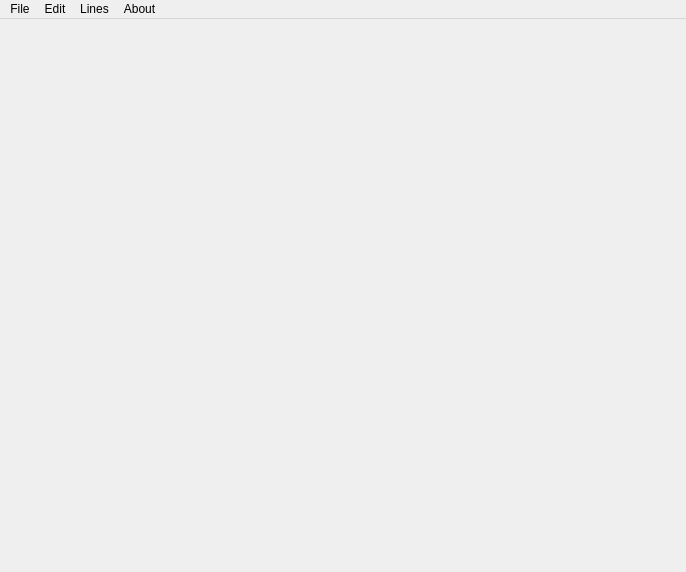
<?xml version="1.0" encoding="UTF-8"?>
<ui version="4.0">
 <author>Nico.</author>
 <class>MainForm</class>
 <widget class="QMainWindow" name="MainForm">
  <property name="geometry">
   <rect>
    <x>0</x>
    <y>0</y>
    <width>686</width>
    <height>572</height>
   </rect>
  </property>
  <property name="sizePolicy">
   <sizepolicy hsizetype="Preferred" vsizetype="Preferred">
    <horstretch>0</horstretch>
    <verstretch>0</verstretch>
   </sizepolicy>
  </property>
  <property name="baseSize">
   <size>
    <width>800</width>
    <height>600</height>
   </size>
  </property>
  <property name="windowTitle">
   <string comment="Manipulate very easily and quickly your S-Record files !"/>
  </property>
  <property name="usesTextLabel" stdset="0">
   <bool>true</bool>
  </property>
  <property name="opaqueMoving" stdset="0">
   <bool>true</bool>
  </property>
  <widget class="QWidget" name="widget"/>
  <widget class="QMenuBar" name="menubar">
   <property name="enabled">
    <bool>true</bool>
   </property>
   <property name="geometry">
    <rect>
     <x>0</x>
     <y>0</y>
     <width>686</width>
     <height>21</height>
    </rect>
   </property>
   <widget class="QMenu" name="fileMenu">
    <property name="title">
     <string>File</string>
    </property>
    <widget class="QMenu" name="menuOpenRecent">
     <property name="title">
      <string>Open Recent</string>
     </property>
    </widget>
    <addaction name="openAction"/>
    <addaction name="menuOpenRecent"/>
    <addaction name="insertAction"/>
    <addaction name="saveAction"/>
    <addaction name="saveasAction"/>
    <addaction name="separator"/>
    <addaction name="quitAction"/>
   </widget>
   <widget class="QMenu" name="editMenu">
    <property name="title">
     <string>Edit</string>
    </property>
    <addaction name="copyAction"/>
    <addaction name="cutAction"/>
    <addaction name="pasteAction"/>
    <addaction name="deleteAction"/>
    <addaction name="separator"/>
    <addaction name="selectallAction"/>
   </widget>
   <widget class="QMenu" name="linesMenu">
    <property name="title">
     <string>Lines</string>
    </property>
    <addaction name="convertToS19Action"/>
    <addaction name="convertToS28Action"/>
    <addaction name="convertToS37Action"/>
    <addaction name="insertRowAction"/>
    <addaction name="deleteRowAction"/>
    <addaction name="editDataAction"/>
    <addaction name="applyOffsetAction"/>
    <addaction name="verifyChecksumAction"/>
    <addaction name="recalculateChecksumAction"/>
    <addaction name="splitRowAction"/>
    <addaction name="mergeRowsAction"/>
    <addaction name="setRowSizeAction"/>
    <addaction name="xorRowAction"/>
    <addaction name="flipBitsAction"/>
   </widget>
   <widget class="QMenu" name="helpMenu">
    <property name="title">
     <string>About</string>
    </property>
    <addaction name="helpAboutAction"/>
   </widget>
   <addaction name="fileMenu"/>
   <addaction name="editMenu"/>
   <addaction name="linesMenu"/>
   <addaction name="helpMenu"/>
  </widget>
  <action name="openAction">
   <property name="text">
    <string>Open</string>
   </property>
   <property name="iconText">
    <string>Open</string>
   </property>
   <property name="shortcut">
    <string>Ctrl+Shift+O</string>
   </property>
   <property name="name" stdset="0">
    <cstring>openAction</cstring>
   </property>
  </action>
  <action name="insertAction">
   <property name="enabled">
    <bool>false</bool>
   </property>
   <property name="text">
    <string>Insert</string>
   </property>
   <property name="iconText">
    <string>Insert</string>
   </property>
   <property name="name" stdset="0">
    <cstring>insertAction</cstring>
   </property>
  </action>
  <action name="saveAction">
   <property name="enabled">
    <bool>false</bool>
   </property>
   <property name="text">
    <string>Save</string>
   </property>
   <property name="iconText">
    <string>Save</string>
   </property>
   <property name="shortcut">
    <string>Ctrl+S</string>
   </property>
   <property name="name" stdset="0">
    <cstring>saveAction</cstring>
   </property>
  </action>
  <action name="saveasAction">
   <property name="enabled">
    <bool>false</bool>
   </property>
   <property name="text">
    <string>Save As</string>
   </property>
   <property name="iconText">
    <string>Save As</string>
   </property>
   <property name="shortcut">
    <string>Ctrl+Shift+S</string>
   </property>
   <property name="name" stdset="0">
    <cstring>saveasAction</cstring>
   </property>
  </action>
  <action name="closeAction">
   <property name="enabled">
    <bool>false</bool>
   </property>
   <property name="text">
    <string>Close</string>
   </property>
   <property name="iconText">
    <string>Close</string>
   </property>
   <property name="shortcut">
    <string>Ctrl+W</string>
   </property>
   <property name="name" stdset="0">
    <cstring>closeAction</cstring>
   </property>
  </action>
  <action name="quitAction">
   <property name="text">
    <string>Quit</string>
   </property>
   <property name="iconText">
    <string>Quit</string>
   </property>
   <property name="shortcut">
    <string>Ctrl+Q</string>
   </property>
   <property name="name" stdset="0">
    <cstring>quitAction</cstring>
   </property>
  </action>
  <action name="copyAction">
   <property name="enabled">
    <bool>false</bool>
   </property>
   <property name="text">
    <string>Copy</string>
   </property>
   <property name="iconText">
    <string>Copy</string>
   </property>
   <property name="shortcut">
    <string>Ctrl+C</string>
   </property>
   <property name="name" stdset="0">
    <cstring>copyAction</cstring>
   </property>
  </action>
  <action name="cutAction">
   <property name="enabled">
    <bool>false</bool>
   </property>
   <property name="text">
    <string>Cut</string>
   </property>
   <property name="iconText">
    <string>Cut</string>
   </property>
   <property name="shortcut">
    <string>Ctrl+X</string>
   </property>
   <property name="name" stdset="0">
    <cstring>cutAction</cstring>
   </property>
  </action>
  <action name="pasteAction">
   <property name="enabled">
    <bool>false</bool>
   </property>
   <property name="text">
    <string>Paste</string>
   </property>
   <property name="iconText">
    <string>Paste</string>
   </property>
   <property name="shortcut">
    <string>Ctrl+V</string>
   </property>
   <property name="name" stdset="0">
    <cstring>pasteAction</cstring>
   </property>
  </action>
  <action name="deleteAction">
   <property name="enabled">
    <bool>false</bool>
   </property>
   <property name="text">
    <string>Delete</string>
   </property>
   <property name="iconText">
    <string>Delete</string>
   </property>
   <property name="name" stdset="0">
    <cstring>deleteAction</cstring>
   </property>
  </action>
  <action name="selectallAction">
   <property name="enabled">
    <bool>false</bool>
   </property>
   <property name="text">
    <string>Select All</string>
   </property>
   <property name="iconText">
    <string>Select All</string>
   </property>
   <property name="shortcut">
    <string>Ctrl+A</string>
   </property>
   <property name="name" stdset="0">
    <cstring>selectallAction</cstring>
   </property>
  </action>
  <action name="convertToAction">
   <property name="enabled">
    <bool>false</bool>
   </property>
   <property name="text">
    <string>Convert to ...</string>
   </property>
   <property name="iconText">
    <string>Convert to ...</string>
   </property>
   <property name="shortcut">
    <string>Ctrl+T</string>
   </property>
   <property name="name" stdset="0">
    <cstring>convertToAction</cstring>
   </property>
  </action>
  <action name="insertRowAction">
   <property name="enabled">
    <bool>false</bool>
   </property>
   <property name="text">
    <string>Insert row</string>
   </property>
   <property name="iconText">
    <string>Insert row</string>
   </property>
   <property name="shortcut">
    <string>Ctrl+I</string>
   </property>
   <property name="name" stdset="0">
    <cstring>insertRowAction</cstring>
   </property>
  </action>
  <action name="deleteRowAction">
   <property name="enabled">
    <bool>false</bool>
   </property>
   <property name="text">
    <string>Delete Row</string>
   </property>
   <property name="iconText">
    <string>Delete Row</string>
   </property>
   <property name="shortcut">
    <string>Del</string>
   </property>
   <property name="name" stdset="0">
    <cstring>deleteRowAction</cstring>
   </property>
  </action>
  <action name="editDataAction">
   <property name="enabled">
    <bool>false</bool>
   </property>
   <property name="text">
    <string>Edit data</string>
   </property>
   <property name="iconText">
    <string>Edit data</string>
   </property>
   <property name="shortcut">
    <string>Ctrl+E</string>
   </property>
   <property name="name" stdset="0">
    <cstring>editDataAction</cstring>
   </property>
  </action>
  <action name="convertToS19Action">
   <property name="enabled">
    <bool>false</bool>
   </property>
   <property name="iconText">
    <string>convert to S19</string>
   </property>
   <property name="toolTip">
    <string>Convert selected lines to format S19</string>
   </property>
   <property name="shortcut">
    <string>Ctrl+1</string>
   </property>
   <property name="name" stdset="0">
    <cstring>convertToS19Action</cstring>
   </property>
  </action>
  <action name="convertToS28Action">
   <property name="enabled">
    <bool>false</bool>
   </property>
   <property name="iconText">
    <string>convert to S28</string>
   </property>
   <property name="toolTip">
    <string>Convert selected lines to format S28</string>
   </property>
   <property name="shortcut">
    <string>Ctrl+Shift+2</string>
   </property>
   <property name="name" stdset="0">
    <cstring>convertToS28Action</cstring>
   </property>
  </action>
  <action name="convertToS37Action">
   <property name="enabled">
    <bool>false</bool>
   </property>
   <property name="iconText">
    <string>convert to S37</string>
   </property>
   <property name="toolTip">
    <string>Convert selected lines to format S37</string>
   </property>
   <property name="shortcut">
    <string>Ctrl+3</string>
   </property>
   <property name="name" stdset="0">
    <cstring>convertToS37Action</cstring>
   </property>
  </action>
  <action name="applyOffsetAction">
   <property name="enabled">
    <bool>false</bool>
   </property>
   <property name="iconText">
    <string>Apply offset on addresses</string>
   </property>
   <property name="toolTip">
    <string>Apply offset on addresses of lines selected</string>
   </property>
   <property name="shortcut">
    <string>Ctrl+O</string>
   </property>
   <property name="name" stdset="0">
    <cstring>applyOffsetAction</cstring>
   </property>
  </action>
  <action name="helpAboutAction">
   <property name="iconText">
    <string>About</string>
   </property>
   <property name="name" stdset="0">
    <cstring>helpAboutAction</cstring>
   </property>
  </action>
  <action name="splitRowAction">
   <property name="checked">
    <bool>false</bool>
   </property>
   <property name="enabled">
    <bool>false</bool>
   </property>
   <property name="iconText">
    <string>Split Row</string>
   </property>
   <property name="shortcut">
    <string>Ctrl+D</string>
   </property>
   <property name="name" stdset="0">
    <cstring>splitRowAction</cstring>
   </property>
  </action>
  <action name="mergeRowsAction">
   <property name="enabled">
    <bool>false</bool>
   </property>
   <property name="iconText">
    <string>Merge Rows</string>
   </property>
   <property name="shortcut">
    <string>Ctrl+M</string>
   </property>
   <property name="name" stdset="0">
    <cstring>mergeRowsAction</cstring>
   </property>
  </action>
  <action name="setRowSizeAction">
   <property name="enabled">
    <bool>false</bool>
   </property>
   <property name="iconText">
    <string>Set Row Size</string>
   </property>
   <property name="shortcut">
    <string>Ctrl+R</string>
   </property>
   <property name="name" stdset="0">
    <cstring>setRowSizeAction</cstring>
   </property>
  </action>
  <action name="action">
   <property name="text">
    <string/>
   </property>
  </action>
  <action name="xorRowAction">
   <property name="enabled">
    <bool>false</bool>
   </property>
   <property name="text">
    <string>XOR Row(s)</string>
   </property>
   <property name="shortcut">
    <string>Ctrl+X</string>
   </property>
   <property name="shortcutContext">
    <enum>Qt::ApplicationShortcut</enum>
   </property>
  </action>
  <action name="flipBitsAction">
   <property name="enabled">
    <bool>false</bool>
   </property>
   <property name="text">
    <string>Flip Bits</string>
   </property>
   <property name="shortcut">
    <string>Ctrl+F</string>
   </property>
   <property name="shortcutContext">
    <enum>Qt::ApplicationShortcut</enum>
   </property>
  </action>
  <action name="recalculateChecksumAction">
   <property name="text">
    <string>Recalculate Checksum</string>
   </property>
   <property name="shortcut">
    <string>Ctrl+Shift+C</string>
   </property>
  </action>
  <action name="verifyChecksumAction">
   <property name="text">
    <string>Verify Checksum</string>
   </property>
   <property name="shortcut">
    <string>Ctrl+Shift+V</string>
   </property>
  </action>
 </widget>
 <layoutdefault spacing="6" margin="11"/>
 <pixmapfunction>qPixmapFromMimeSource</pixmapfunction>
 <resources/>
 <connections>
  <connection>
   <sender>openAction</sender>
   <signal>triggered()</signal>
   <receiver>MainForm</receiver>
   <slot>slotOpen()</slot>
   <hints>
    <hint type="sourcelabel">
     <x>-1</x>
     <y>-1</y>
    </hint>
    <hint type="destinationlabel">
     <x>20</x>
     <y>20</y>
    </hint>
   </hints>
  </connection>
  <connection>
   <sender>insertAction</sender>
   <signal>triggered()</signal>
   <receiver>MainForm</receiver>
   <slot>slotInsert()</slot>
   <hints>
    <hint type="sourcelabel">
     <x>-1</x>
     <y>-1</y>
    </hint>
    <hint type="destinationlabel">
     <x>20</x>
     <y>20</y>
    </hint>
   </hints>
  </connection>
  <connection>
   <sender>saveAction</sender>
   <signal>triggered()</signal>
   <receiver>MainForm</receiver>
   <slot>slotSave()</slot>
   <hints>
    <hint type="sourcelabel">
     <x>-1</x>
     <y>-1</y>
    </hint>
    <hint type="destinationlabel">
     <x>20</x>
     <y>20</y>
    </hint>
   </hints>
  </connection>
  <connection>
   <sender>saveasAction</sender>
   <signal>triggered()</signal>
   <receiver>MainForm</receiver>
   <slot>slotSaveAs()</slot>
   <hints>
    <hint type="sourcelabel">
     <x>-1</x>
     <y>-1</y>
    </hint>
    <hint type="destinationlabel">
     <x>20</x>
     <y>20</y>
    </hint>
   </hints>
  </connection>
  <connection>
   <sender>quitAction</sender>
   <signal>triggered()</signal>
   <receiver>MainForm</receiver>
   <slot>slotQuit()</slot>
   <hints>
    <hint type="sourcelabel">
     <x>-1</x>
     <y>-1</y>
    </hint>
    <hint type="destinationlabel">
     <x>20</x>
     <y>20</y>
    </hint>
   </hints>
  </connection>
  <connection>
   <sender>copyAction</sender>
   <signal>triggered()</signal>
   <receiver>MainForm</receiver>
   <slot>slotCopy()</slot>
   <hints>
    <hint type="sourcelabel">
     <x>-1</x>
     <y>-1</y>
    </hint>
    <hint type="destinationlabel">
     <x>20</x>
     <y>20</y>
    </hint>
   </hints>
  </connection>
  <connection>
   <sender>cutAction</sender>
   <signal>triggered()</signal>
   <receiver>MainForm</receiver>
   <slot>slotCut()</slot>
   <hints>
    <hint type="sourcelabel">
     <x>-1</x>
     <y>-1</y>
    </hint>
    <hint type="destinationlabel">
     <x>20</x>
     <y>20</y>
    </hint>
   </hints>
  </connection>
  <connection>
   <sender>pasteAction</sender>
   <signal>triggered()</signal>
   <receiver>MainForm</receiver>
   <slot>slotPaste()</slot>
   <hints>
    <hint type="sourcelabel">
     <x>-1</x>
     <y>-1</y>
    </hint>
    <hint type="destinationlabel">
     <x>20</x>
     <y>20</y>
    </hint>
   </hints>
  </connection>
  <connection>
   <sender>deleteAction</sender>
   <signal>triggered()</signal>
   <receiver>MainForm</receiver>
   <slot>slotDelete()</slot>
   <hints>
    <hint type="sourcelabel">
     <x>-1</x>
     <y>-1</y>
    </hint>
    <hint type="destinationlabel">
     <x>20</x>
     <y>20</y>
    </hint>
   </hints>
  </connection>
  <connection>
   <sender>selectallAction</sender>
   <signal>triggered()</signal>
   <receiver>MainForm</receiver>
   <slot>slotSelectAll()</slot>
   <hints>
    <hint type="sourcelabel">
     <x>-1</x>
     <y>-1</y>
    </hint>
    <hint type="destinationlabel">
     <x>20</x>
     <y>20</y>
    </hint>
   </hints>
  </connection>
  <connection>
   <sender>deleteRowAction</sender>
   <signal>triggered()</signal>
   <receiver>MainForm</receiver>
   <slot>slotDeleteRow()</slot>
   <hints>
    <hint type="sourcelabel">
     <x>-1</x>
     <y>-1</y>
    </hint>
    <hint type="destinationlabel">
     <x>20</x>
     <y>20</y>
    </hint>
   </hints>
  </connection>
  <connection>
   <sender>editDataAction</sender>
   <signal>triggered()</signal>
   <receiver>MainForm</receiver>
   <slot>slotEditData()</slot>
   <hints>
    <hint type="sourcelabel">
     <x>-1</x>
     <y>-1</y>
    </hint>
    <hint type="destinationlabel">
     <x>20</x>
     <y>20</y>
    </hint>
   </hints>
  </connection>
  <connection>
   <sender>applyOffsetAction</sender>
   <signal>triggered()</signal>
   <receiver>MainForm</receiver>
   <slot>slotApplyOffset()</slot>
   <hints>
    <hint type="sourcelabel">
     <x>-1</x>
     <y>-1</y>
    </hint>
    <hint type="destinationlabel">
     <x>20</x>
     <y>20</y>
    </hint>
   </hints>
  </connection>
  <connection>
   <sender>convertToS19Action</sender>
   <signal>triggered()</signal>
   <receiver>MainForm</receiver>
   <slot>slotConvertToS19()</slot>
   <hints>
    <hint type="sourcelabel">
     <x>-1</x>
     <y>-1</y>
    </hint>
    <hint type="destinationlabel">
     <x>20</x>
     <y>20</y>
    </hint>
   </hints>
  </connection>
  <connection>
   <sender>convertToS28Action</sender>
   <signal>triggered()</signal>
   <receiver>MainForm</receiver>
   <slot>slotConvertToS28()</slot>
   <hints>
    <hint type="sourcelabel">
     <x>-1</x>
     <y>-1</y>
    </hint>
    <hint type="destinationlabel">
     <x>20</x>
     <y>20</y>
    </hint>
   </hints>
  </connection>
  <connection>
   <sender>convertToS37Action</sender>
   <signal>triggered()</signal>
   <receiver>MainForm</receiver>
   <slot>slotConvertToS37()</slot>
   <hints>
    <hint type="sourcelabel">
     <x>-1</x>
     <y>-1</y>
    </hint>
    <hint type="destinationlabel">
     <x>20</x>
     <y>20</y>
    </hint>
   </hints>
  </connection>
  <connection>
   <sender>insertRowAction</sender>
   <signal>triggered()</signal>
   <receiver>MainForm</receiver>
   <slot>slotInsertRow()</slot>
   <hints>
    <hint type="sourcelabel">
     <x>-1</x>
     <y>-1</y>
    </hint>
    <hint type="destinationlabel">
     <x>20</x>
     <y>20</y>
    </hint>
   </hints>
  </connection>
  <connection>
   <sender>helpAboutAction</sender>
   <signal>triggered()</signal>
   <receiver>MainForm</receiver>
   <slot>slotAbout()</slot>
   <hints>
    <hint type="sourcelabel">
     <x>-1</x>
     <y>-1</y>
    </hint>
    <hint type="destinationlabel">
     <x>20</x>
     <y>20</y>
    </hint>
   </hints>
  </connection>
  <connection>
   <sender>setRowSizeAction</sender>
   <signal>triggered()</signal>
   <receiver>MainForm</receiver>
   <slot>slotSetRowSize()</slot>
   <hints>
    <hint type="sourcelabel">
     <x>-1</x>
     <y>-1</y>
    </hint>
    <hint type="destinationlabel">
     <x>20</x>
     <y>20</y>
    </hint>
   </hints>
  </connection>
  <connection>
   <sender>splitRowAction</sender>
   <signal>triggered()</signal>
   <receiver>MainForm</receiver>
   <slot>slotSplitRow()</slot>
   <hints>
    <hint type="sourcelabel">
     <x>-1</x>
     <y>-1</y>
    </hint>
    <hint type="destinationlabel">
     <x>20</x>
     <y>20</y>
    </hint>
   </hints>
  </connection>
  <connection>
   <sender>mergeRowsAction</sender>
   <signal>triggered()</signal>
   <receiver>MainForm</receiver>
   <slot>slotMergeRows()</slot>
   <hints>
    <hint type="sourcelabel">
     <x>-1</x>
     <y>-1</y>
    </hint>
    <hint type="destinationlabel">
     <x>20</x>
     <y>20</y>
    </hint>
   </hints>
  </connection>
  <connection>
   <sender>xorRowAction</sender>
   <signal>triggered()</signal>
   <receiver>MainForm</receiver>
   <slot>slotXorRow()</slot>
   <hints>
    <hint type="sourcelabel">
     <x>-1</x>
     <y>-1</y>
    </hint>
    <hint type="destinationlabel">
     <x>342</x>
     <y>285</y>
    </hint>
   </hints>
  </connection>
  <connection>
   <sender>flipBitsAction</sender>
   <signal>triggered()</signal>
   <receiver>MainForm</receiver>
   <slot>slotFlipBits()</slot>
   <hints>
    <hint type="sourcelabel">
     <x>-1</x>
     <y>-1</y>
    </hint>
    <hint type="destinationlabel">
     <x>342</x>
     <y>285</y>
    </hint>
   </hints>
  </connection>
  <connection>
   <sender>verifyChecksumAction</sender>
   <signal>triggered()</signal>
   <receiver>MainForm</receiver>
   <slot>slotVerifyChecksum()</slot>
   <hints>
    <hint type="sourcelabel">
     <x>-1</x>
     <y>-1</y>
    </hint>
    <hint type="destinationlabel">
     <x>342</x>
     <y>285</y>
    </hint>
   </hints>
  </connection>
  <connection>
   <sender>recalculateChecksumAction</sender>
   <signal>triggered()</signal>
   <receiver>MainForm</receiver>
   <slot>slotRecalculateChecksum()</slot>
   <hints>
    <hint type="sourcelabel">
     <x>-1</x>
     <y>-1</y>
    </hint>
    <hint type="destinationlabel">
     <x>342</x>
     <y>285</y>
    </hint>
   </hints>
  </connection>
 </connections>
 <slots>
  <slot>slotXorRow()</slot>
  <slot>slotFlipBits()</slot>
  <slot>slotVerifyChecksum()</slot>
  <slot>slotRecalculateChecksum()</slot>
 </slots>
</ui>
